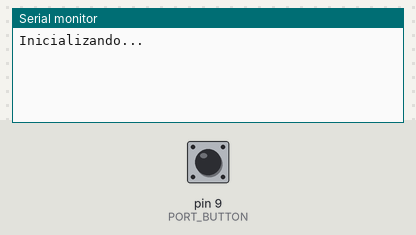
Recording of a sketch running on a simulated Arduino Uno, built with avr-gcc and run on an emulated ATmega328P. On the bench: the last lines printed to the serial monitor. The test bench sets the inputs (shaded band); at power-on: pin 9 (PORT_BUTTON) HIGH.

Above: at 1.2 s.
1.3 s: pin 9 (PORT_BUTTON) pulled LOW for 0.15 s
At 2.6 s:
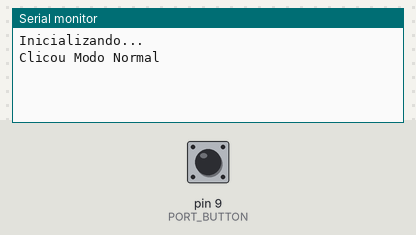
2.9 s: pin 9 (PORT_BUTTON) pulled LOW for 3.2 s
At 5.6 s:
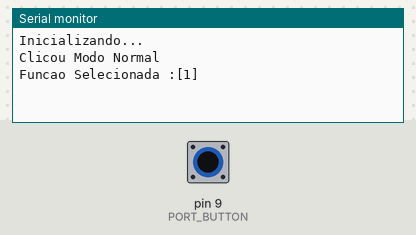

Measured:
- after the input at 1.3 s, the serial monitor: prints a new line after 0.15 s (image 1)
- after the input at 2.9 s, the serial monitor: prints a new line after 2.1 s (image 2)

The sketch:

Botao_Multifuncoes.ino
```cpp
/*
 *  COMPONENT BOTÃO DE MULTI FUNÇÕES
*/

#define PORT_BUTTON                       9
boolean flagPressed                       = false;
boolean flagLongPressed                   = false;
boolean flagActionFunction                = false;

#define MODE_DEFAULT                      0
#define MODE_CLICK                        1
#define MODE_FUNCTION                     2

byte currentMode                          = MODE_DEFAULT;
byte quantityFunction                     = 10;    // Quantidade de funções
byte functionSelected                     = 1;     // Qual a função foi selecionada

unsigned long updateTime                  = 0;
unsigned long limitTime                   = 2000;  // Tempo limite para Modo Pressed

unsigned long updatetimeModeFunction      = 0;
unsigned long limitTimeModeFunction       = 3000;  // Tempo limite para executar ação após selecionar a função


/*
 * Preparando a porta de entrada do botão
*/
void prepareButtonMultiFuction(){
    pinMode(PORT_BUTTON,INPUT_PULLUP);
}


/*
 * Retorna o valor do tempo limite para o modo Pressed
*/
unsigned long getLimitTime(){
  return limitTime;
}


/*
 * Incrementa para a próxima função selecionada
*/
void setFunctionSelected(){
  functionSelected++;
  if(functionSelected > quantityFunction){
    functionSelected = 1;
  }
}


/*
 *  Retorna qual função foi selecionada
*/
byte getFunctionSelected(){
  return functionSelected;
}


/*
 * Monitora o clique no botão, longPressed e navegação
*/
void monitoringButtonMultiFunction(){
    if(digitalRead(PORT_BUTTON) == LOW && flagPressed == false){
      delay(50);
      if(digitalRead(PORT_BUTTON) == LOW){
        updateTime = millis();
        flagPressed = true;

        if(flagLongPressed){
            updatetimeModeFunction = millis() + limitTimeModeFunction;
            flagActionFunction = true;
            setFunctionSelected();
        }

      }
    }else{
       if(flagLongPressed == false && flagPressed == true && longPressed(updateTime)){
          currentMode = MODE_FUNCTION;
          flagLongPressed = true;
          flagActionFunction = true;
          updatetimeModeFunction = millis() + limitTimeModeFunction;

       }else if(digitalRead(PORT_BUTTON) == HIGH && flagPressed == true){
          if(flagLongPressed == false){
            currentMode = MODE_CLICK;
          }
          flagPressed = false;
          updateTime = 0;
       }

        if(flagLongPressed && timing(updatetimeModeFunction)){
            actionFunctionSelect();
            flagLongPressed = false;
            updatetimeModeFunction = 0;
            functionSelected = 1;
            currentMode = MODE_DEFAULT;
        }
    }
}


/*
 * Define as ações a serem executadas com o clique
*/
void actionMode(){
    switch(currentMode){
      case MODE_CLICK:
           Serial.println("Clicou Modo Normal");
           currentMode = MODE_DEFAULT;
      break;
      case MODE_FUNCTION:
           if(flagActionFunction){
              Serial.print("Funcao Selecionada :[");
              Serial.print(getFunctionSelected());
              Serial.println("]");
              flagActionFunction = false;
           }
      break;
    }
}


/*
 * Define as ações a serem executadas no modo function
 * após o tempo limite excedido
*/
void actionFunctionSelect(){
     Serial.print("Executando funcao : ");
     switch(getFunctionSelected()){
      case 1:
              Serial.print("MODE 1");
      break;
      case 2:
              Serial.print("MODE 2");
      break;
      case 3:
              Serial.print("MODE 3");
      break;
      case 4:
              Serial.print("MODE 4");
      break;
      case 5:
              Serial.print("MODE 5");
      break;
      case 6:
              Serial.print("MODE 6");
      break;
      case 7:
              Serial.print("MODE 7");
      break;
      case 8:
              Serial.print("MODE 8");
      break;
      case 9:
              Serial.print("MODE 9");
      break;
      case 10:
              Serial.print("MODE 10");
      break;
      default:
            Serial.print("<< Nao Definida >>");
    }
    Serial.println();
}
```

firmware_dav005.ino
```cpp
/*
 * Jornada Automação na Veia
 * #DAV005
*/

void setup() {
    Serial.begin(9600);
    Serial.println("Inicializando...");
    prepareButtonMultiFuction();

}

void loop() {
   monitoringButtonMultiFunction();
   actionMode();
}
```

timing.ino
```cpp
/*
 * CONTROLE DOS TEMPORIZADORES
*/


/*
 * Retorna TRUE se já passou 2 segundos do tempo informado
 */
boolean longPressed(unsigned long time){
  return ((millis() - time) > getLimitTime()) ? true : false;
}


/*
 * Return TRUE se o tempo atual chegou no tempo futuro
*/
boolean timing(unsigned long time){
  return (millis() > time) ? true : false;
}
```
